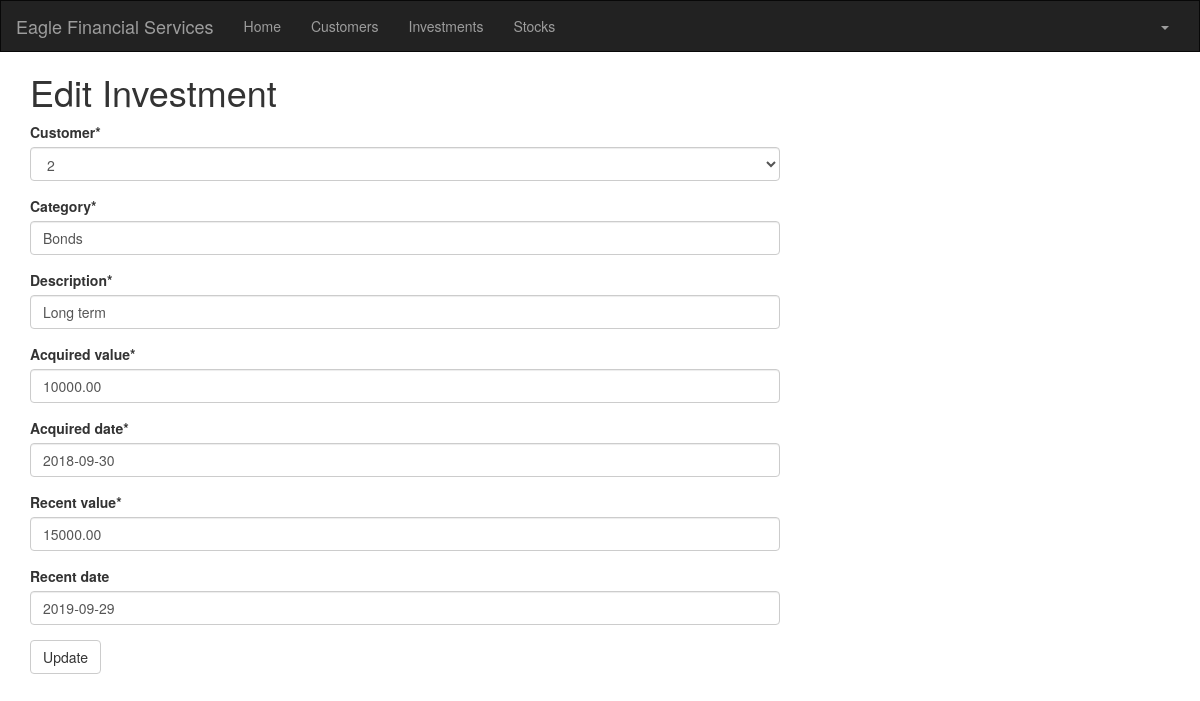
Before: /investment/1/edit/ (signed in) with the older database file.
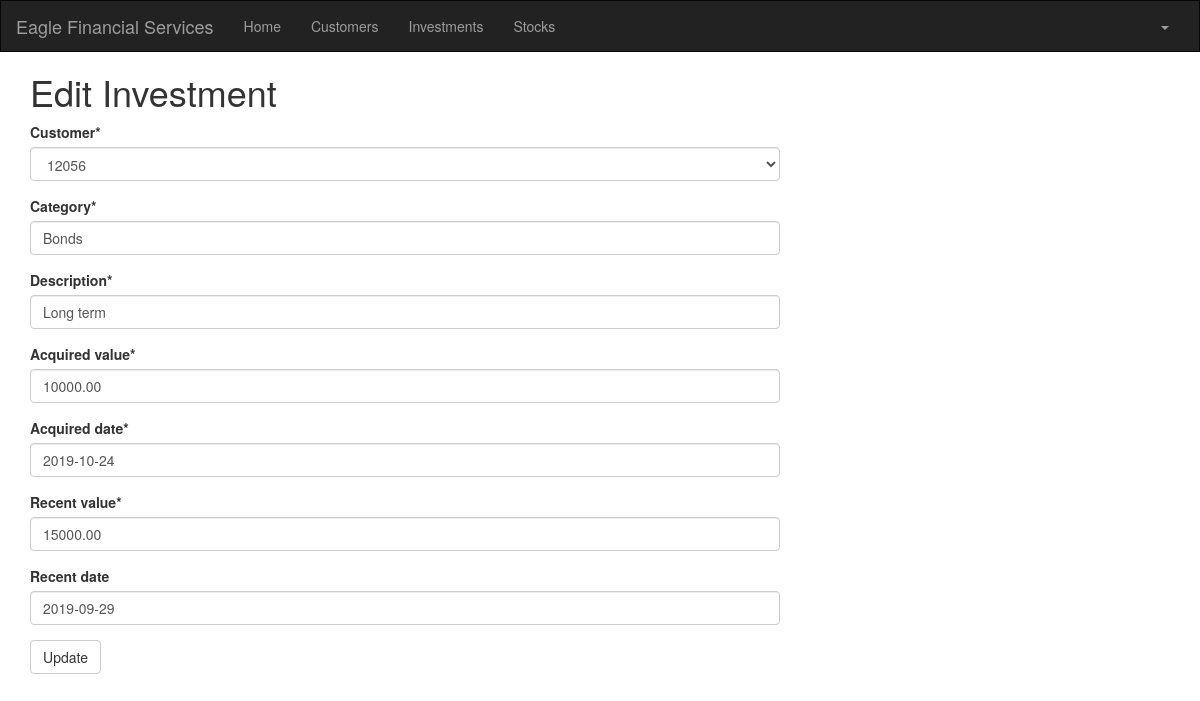
After: the same page with the newer database file.
### portfolio/models.py (models this page shows, shortened)
class Investment(models.Model):
    objects = None
    customer = models.ForeignKey(Customer, on_delete=models.CASCADE, related_name='investments')
    category = models.CharField(max_length=50)
    description = models.CharField(max_length=200)
    acquired_value = models.DecimalField(max_digits=10, decimal_places=2)
    acquired_date = models.DateField(default=timezone.now)
    recent_value = models.DecimalField(max_digits=10, decimal_places=2)
    recent_date = models.DateField(default=timezone.now, blank=True, null=True)

### portfolio/views.py (the view)
# urls.py: path('investment/<int:pk>/edit/', views.investment_edit, name='investment_edit'),
@login_required
def investment_edit(request, pk):
    investment = get_object_or_404(Investment, pk=pk)
    if request.method == "POST":
        form = InvestmentForm(request.POST, instance=investment)
        if form.is_valid():
            investment = form.save()
            investment.acquired_date = timezone.now()
            investment.save()
            investments = Investment.objects.filter(acquired_date__lte=timezone.now())
            return render(request, 'portfolio/investment_list.html', {'investments': investments})
    else:
        form = InvestmentForm(instance=investment)
    return render(request, 'portfolio/investment_edit.html', {'form': form})

### portfolio/forms.py
class InvestmentForm(forms.ModelForm):
    class Meta:
        model = Investment
        fields = (
            'customer', 'category', 'description', 'acquired_value', 'acquired_date', 'recent_value',
            'recent_date',)

### portfolio/models.py (called while the page is built)
    def __str__(self):
        return str(self.customer_number)

### portfolio/templates/portfolio/investment_edit.html
<!DOCTYPE html>
{% extends 'portfolio/base.html' %}
{% load crispy_forms_tags %}
{% block content %}
<html lang="en">
    <h1>Edit Investment</h1>
    <form method="POST" class="investment-form">{% csrf_token %}
        {{ form|crispy }}
        <button type="submit" class="save btn btn-default">Update</button>
    </form>
</html>
{% endblock %}

Changed rows visible on the page:
changed Investment "Bonds": customer "2" → "12056"; acquired_date "2018-09-30" → "2019-10-24"
